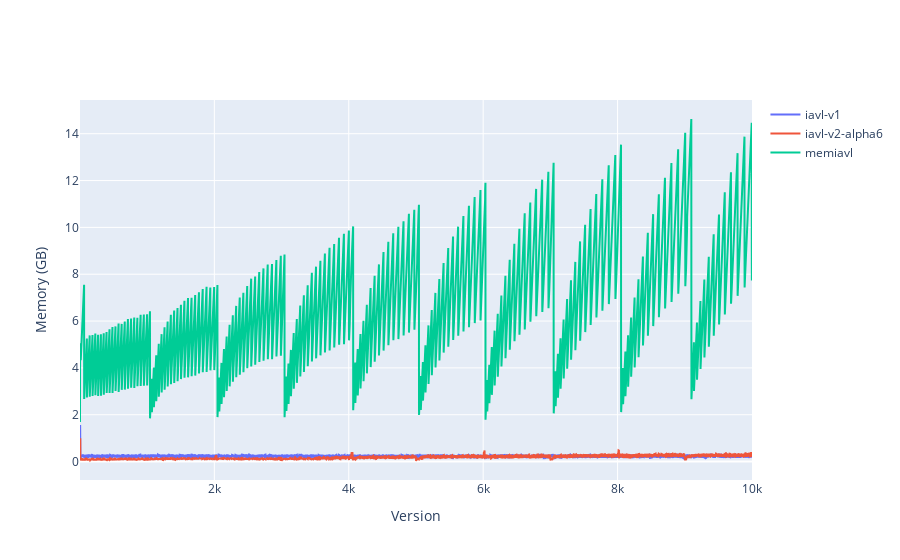

Notebook code cell kept with this figure:
### Markdown cell above
To better understand what we are looking at, let's look into some differences in the behavior of these systems.

### Memiavl Snapshot Behavior

memiavl only serializes the iavl tree to disk at snapshot intervals, which are by default, set to 1000 versions.
We see predictable dips in performance slightly after every 1000 blocks.
memiavl uses the following strategy to do snapshotting and then reclaim memory by switching to a snapshot backed tree after every snapshot interval:
1. at snapshot height A, begin snapshotting asynchronously in the background
2. when the snapshot for height A completes at height B, begin replaying the WAL in the background up to height B (this is called best-effort WAL replay)
3. when best-effort WAL replay completes, at height C, stop the world and replay the WAL from height B to C and then swap out the current memory tree, for the hybrid snapshot/memory tree from height A

When the tree is snapshotted, memiavl always traverses and serializes the entire iavl tree.
This behavior is significant and we'll look into it in more detail later.

### iavl/v2 Checkpoint Behavior

iavl/v2, on the hand, does checkpointing, also by default every 1000 blocks, so we also see dips are this regular interval as well.
iavl/v2's checkpoints are not full snapshots, but are instead diffs of the internal node changes since the last checkpoint height.
In iavl/v2, however, leaf nodes are stored synchronously every block as both the WAL and the leaf node part of the tree.
So, iavl/v2 checkpoints are much smaller operations comparatively, because it only is a difference between the previous and current
internal node structure. At checkpoint intervals, all leaf nodes have already been flushed to disk synchronously at each version as the WAL.
By default, when leaf nodes are serialized, they are evicted from memory which helps iavl/v2 keep a small memory footprint.
Also, at checkpoint intervals, iavl/v2 evicts nodes from memory as an additional strategy for managing memory.
Both the eviction of leaf nodes at every version and eviction of branch nodes at checkpoint intervals are configurable parameters
which affect performance and memory usage.
This more aggressive flushing to disk and memory reclamation (which currently happens synchronously) explain a significant amount
of the performance difference between iavl/v2 and memiavl.
As we'll see later, by tweaking these parameters, we can improve the performance of iavl/v2 in exchange for higher memory consumption.

### iavl/v1 Behavior

It is worth noting that iavl/v1 does not do any periodic snapshotting or checkpointing but instead flushes both branch and leaf nodes to disk when saving every version,
and it does these synchronously.
This is maybe an over-simplification, but we could maybe summarize the key types of optimizations that memiavl and iavl/v2 are trying to make as:
* saving less stuff to disk less often (snapshotting or checkpointing every 1000 blocks instead of every block)
* pushing some operations to the background (mostly implemented in memiavl)
* keeping more stuff in memory (mostly memiavl)

## Memory Usage Over Time

Looking at memory usage over time shows us some pretty significant differences.
iavl/v1 and iavl/v2 both have quite low memory consumption that maintains consistent over time
with iavl/v2 managing to consumption less memory while delivering higher performance.
memiavl, on the other hand consumes, a lot of memory with significant drops after every snapshot interval.
Its memory reclamation does appear to be fairly consistent over time, dropping to roughly 2.5gb, which is manageable,
albeit higher than iavl/v1 or iavl/v2.
However, we see its peak memory consumption trending higher over time. We'll look into this in more detail with a
more aggressive benchmark later.

### Code cell
plot_mem(mixed_small, ['iavl-v1', 'iavl-v2-alpha6', 'memiavl'])

### Figure 1 — Plotly figure (JSON) as saved in the notebook; plotly's stock layout.template omitted (floating-point values rounded to 4 significant figures; data arrays with more than 128 entries replaced by an {"elided": "..."} marker saying what was removed)
{"data": [{"mode": "lines", "name": "iavl-v1", "x": {"elided": "10000 int values"}, "y": {"elided": "10000 float values"}, "type": "scatter"}, {"mode": "lines", "name": "iavl-v2-alpha6", "x": {"elided": "10000 int values"}, "y": {"elided": "10000 float values"}, "type": "scatter"}, {"mode": "lines", "name": "memiavl", "x": {"elided": "10000 int values"}, "y": {"elided": "10000 float values"}, "type": "scatter"}], "layout": {"xaxis": {"title": {"text": "Version"}}, "yaxis": {"title": {"text": "Memory (GB)"}}, "hovermode": "x unified"}}
